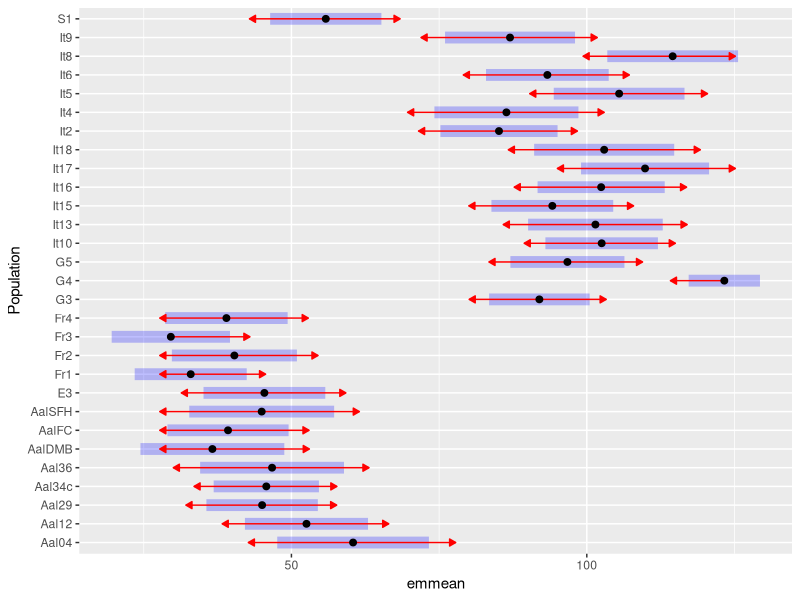
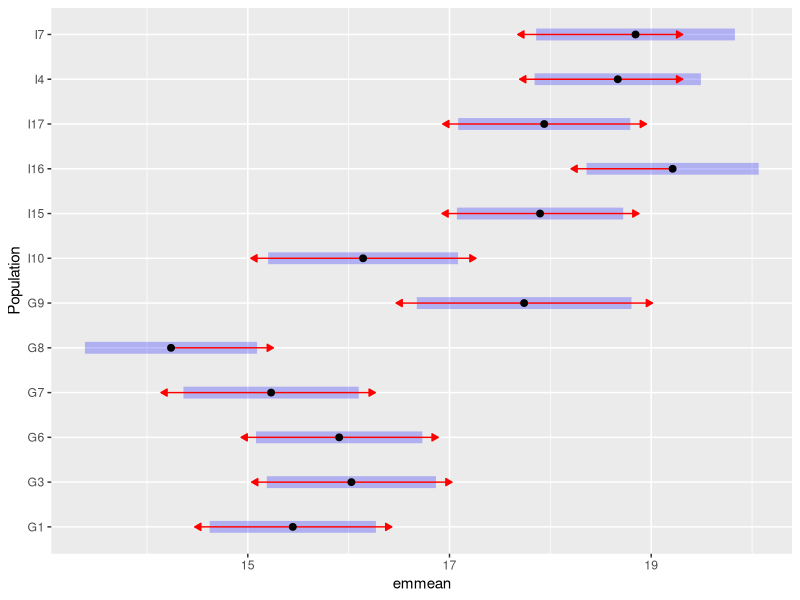

Reproduce these figures in R, in order. (Note: this script raises an error after producing the figures.)
## ---- chunk 1
library(tidyverse)
library(readxl)
library(lme4)
library(lmerTest)
library(knitr)
library(lmerTest)
library(emmeans)
library(ggpubr)
## ---- chunk 2
nectar <- read_excel("nectar protocol.xlsx")

nectar_work <- nectar %>% filter(!is.na(Population)) %>%  filter(!is.na(nectar_μl)) %>% filter(!is.na(Corola_area_mm2))

nectar_work8 <- nectar_work %>% group_by(Population) %>% filter (length(unique(Plant_id))>=8)

## ---- chunk 3
size_mod<- lmer(Corola_area_mm2~Population+(1|Plant_id), data = nectar_work8)

anova(size_mod)

#emmeans(size_mod, pairwise~Population)
emms<-emmeans(size_mod, "Population")
#pwpm(emms)
plot(emms, comparisons = TRUE)

## ---- chunk 4
field <- read_csv("field_data.csv")
field_work <- field %>% filter(!is.na(FlowerSize))

size_mod<- lm(FlowerSize~Population, data = field_work)

anova(size_mod)

emms<-emmeans(size_mod, pairwise~Population)
plot(emms, comparisons = TRUE)

## ---- chunk 5
Pops <- c("G3", "I10", "I15", "I16", "I17", "I4","It10", "It15", "It16", "It17", "It4")

field_combine <- field_work %>% filter(Population %in% Pops) %>%  group_by(Population) %>% summarize(FlSizeMean = mean(FlowerSize), FlSizeSE=std.error(FlowerSize)) %>% mutate(Source="Field")

gh_combine <- nectar_work8 %>% filter(Population %in% Pops) %>%  group_by(Population) %>% summarize(FlSizeMean = mean(Corola_area_mm2), FlSizeSE=std.error(Corola_area_mm2)) %>% mutate(Source="Greenhouse")

combine <- rbind(field_combine, gh_combine)
combine[8:12,1]<-c("I10", "I15", "I16", "I17", "I4")

combine_wide <- combine %>% pivot_wider(names_from=Source, values_from=c(FlSizeMean,FlSizeSE))

combine_mod <- lm(FlSizeMean_Greenhouse~FlSizeMean_Field, data=combine_wide)

ggplot(aes(x=FlSizeMean_Field, y=FlSizeMean_Greenhouse), data=combine_wide)+geom_point()+geom_errorbar(aes(ymin=FlSizeMean_Greenhouse-FlSizeSE_Greenhouse, ymax=FlSizeMean_Greenhouse+FlSizeSE_Greenhouse))+geom_errorbarh(aes(xmin=FlSizeMean_Field-FlSizeSE_Field, xmax=FlSizeMean_Field+FlSizeSE_Field))+xlab("Flower size in natural populations")+ylab("Flower size in greenhouse")+theme_classic()


## ---- chunk 6
nectar <- read_excel("nectar protocol.xlsx")

nectar_work <- nectar %>% filter(!is.na(Population)) %>%  filter(!is.na(nectar_μl)) %>% filter(!is.na(Corola_area_mm2))

nectar_work8 <- nectar_work %>% group_by(Population) %>% filter (length(unique(Plant_id))>=8)

nectar_8_avg <- nectar_work8 %>% group_by(Population, Plant_id) %>% summarize(Mean_nectar=mean(nectar_μl))

## ---- chunk 7
nectar <- read_excel("nectar protocol.xlsx")
## ---- chunk 8
#kable(nectar %>% filter(is.na(Population)) %>% group_by(Plant_id) %>% summarise(N=length(unique(flower_id))))
## ---- chunk 9
nectar_work <- nectar %>% filter(!is.na(Population)) %>%  filter(!is.na(nectar_μl)) %>% filter(!is.na(Corola_area_mm2))
## ---- chunk 10

nectar_work_sum <- nectar_work %>% group_by(Population) %>%  summarise(N_plants=length(unique(Plant_id)), N_flowers=length(flower_id))
kable(nectar_work_sum)
## ---- chunk 11
nectar_list <- nectar_work_sum %>% filter(N_plants >= 8)
## ---- chunk 12
nectar_work8 <- nectar_work %>% group_by(Population) %>% filter (length(unique(Plant_id))>=8)
## ---- chunk 13
nectar_model<-lmer(nectar_μl~Corola_area_mm2+(1|Population/Plant_id), data=nectar_work8)

par(mfrow=c(1,2))
hist(resid(nectar_model))
plot(predict(nectar_model),resid(nectar_model)) ; abline(h=0)
## ---- chunk 14
ggplot(aes(x=Corola_area_mm2, y=nectar_μl), data=nectar_work8)+geom_point(aes(color=Population))+geom_smooth(method="lm",color="black")+theme_classic()+xlab(expression(paste("Corolla area (", mm^2 ,")"))) + ylab(expression(paste("Nectar volume (", mu,"l)")))
## ---- chunk 15

f <- function(df) summary(lmer(nectar_μl ~ Corola_area_mm2 +(1|Plant_id), data = df))

v <- lapply(split(nectar_work8, nectar_work8$Population), f)

Pop=sort(as.factor(c(unique(nectar_work8$Population),unique(nectar_work8$Population))))

results<-data.frame("Estimate"=numeric(), "Std. Error"=numeric(), "df"=numeric(), "t value"=numeric(), "Pr(>|t|)"=numeric())


for (i in 1:29){
  z<-as.data.frame(v[[i]]$coefficients)
  results<-rbind(results,z)
}

results<-cbind(results, Pop)


results<-results %>% tibble::rownames_to_column("X") 
results <- results %>% filter(str_detect(X, "Corola"))  %>% mutate(Sig=if_else(`Pr(>|t|)`< 0.05, "Yes", "No")) %>% select(-X) %>% relocate(Pop) 
results.sig<-results %>% filter(Sig=="Yes")
kable(results)

lines<-nectar_work8 %>% filter(Population %in% results.sig$Pop)

ggplot(aes(x=Corola_area_mm2, y=nectar_μl, color=Population), data=nectar_work8)+geom_point()+
  facet_wrap(~Population, scales="free")+theme_classic()+xlab(expression(paste("Corolla area (", mm^2 ,")"))) + ylab(expression(paste("Nectar volume (", mu,"l)")))+geom_smooth(data=lines, method="lm", color="black")


## ---- chunk 16
nectar_msc <- nectar_work %>% filter(Population=="G3"|Population=="G4"|Population=="G5"|
                                       Population=="It10"|Population=="It13"|Population=="It15"|
                                       Population=="It16"|Population=="It17"|Population=="It18"|
                                       Population=="It2"|Population=="It4"|Population=="It5"|
                                       Population=="It6"|Population=="It8"|Population=="It9")

nectar_model<-lmer(nectar_μl~Corola_area_mm2+(1|Population/Plant_id), data=nectar_msc)
ggplot(aes(x=Corola_area_mm2, y=nectar_μl), data=nectar_msc)+geom_point(aes(x=Corola_area_mm2, y=nectar_μl, color=Population))+geom_smooth(method="lm")+theme_classic()+xlab(expression(paste("Corolla area (", mm^2 ,")"))) + ylab(expression(paste("Nectar volume (", mu,"l)")))
## ---- chunk 17
seeds <- read_csv("seed_data.csv")

seeds_work <- seeds %>% filter(Treatment == "hp" | Treatment == "c")

#looking at number of plants that had zeros in the hp fruits, to see if we really need to drop plants 
zees<-seeds_work %>% group_by(Population, Plant_ID) %>% filter(Treatment== "hp") %>% summarize(zeros=sum(Seeds_final==0), nonzeroes=sum(Seeds_final!=0))

zees2<-seeds_work %>% group_by(Population, Plant_ID, Treatment) %>%  summarize(zeros=sum(Seeds_final==0), nonzeroes=sum(Seeds_final!=0)) %>% pivot_wider(names_from=Treatment, values_from=c(zeros, nonzeroes))


#for now, we will only analyze plants where there were fewer than 2 zero-seed hand-pollinated fruits, following Sotiria's criteria
keep_list <- zees2 %>% filter(zeros_hp <2) %>% mutate(ID=paste(Population, Plant_ID))

seeds_work2<- seeds_work %>% mutate(ID=paste(Population, Plant_ID)) %>% filter(ID %in% keep_list$ID) %>% mutate(Treatment=factor(Treatment, levels=c("hp", "c")))

## ---- chunk 18
f <- function(df) as.data.frame(emmeans(lmer(Seeds_final ~ Treatment +(1|Plant_ID), data = df), "Treatment"))

v <- lapply(split(seeds_work2, seeds_work2$Population), f)


f2 <- function(df) as.data.frame(pairs(emmeans(lmer(Seeds_final ~ Treatment +(1|Plant_ID), data = df), "Treatment")))

v3 <- lapply(split(seeds_work2, seeds_work2$Population), f2)

v4 <-do.call(rbind.data.frame, v3)
v4$Pop<-rownames(v4)
rownames(v4)<-c()
v4$sig<-ifelse(v4$p.value<0.05, "*", "")

v2<-do.call(rbind.data.frame, v)

Pop=sort(as.factor(c(unique(seeds_work2$Population),unique(seeds_work2$Population))))


v2<-data.frame(v2, Pop, row.names = c())

kable(v2)
kable(v4)

ggplot(aes(x=Treatment, y=emmean), data=v2) + facet_wrap(~Pop) +geom_point()+geom_errorbar(aes(ymin=emmean-SE, ymax=emmean+SE), width=0.2) +ylab("Estimated marginal mean") + theme_classic()+geom_text(aes(x=1.5, y=20, label=sig),data=v4, size=6 )
